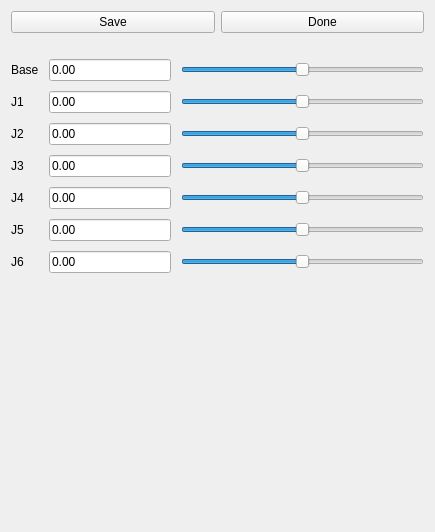
<?xml version="1.0" encoding="UTF-8"?>
<ui version="4.0">
 <class>robotForwardUI</class>
 <widget class="QWidget" name="robotForwardUI">
  <property name="geometry">
   <rect>
    <x>0</x>
    <y>0</y>
    <width>435</width>
    <height>532</height>
   </rect>
  </property>
  <property name="windowTitle">
   <string>Transform</string>
  </property>
  <layout class="QGridLayout" name="gridLayout_2">
   <item row="0" column="0">
    <widget class="QPushButton" name="pb_save">
     <property name="text">
      <string>Save</string>
     </property>
    </widget>
   </item>
   <item row="0" column="1">
    <widget class="QPushButton" name="pb_done">
     <property name="text">
      <string>Done</string>
     </property>
    </widget>
   </item>
   <item row="2" column="0" colspan="2">
    <layout class="QGridLayout" name="gridLayout" columnstretch="0,1,2">
     <property name="spacing">
      <number>10</number>
     </property>
     <item row="0" column="0">
      <widget class="QLabel" name="label_Floor">
       <property name="text">
        <string>Base</string>
       </property>
      </widget>
     </item>
     <item row="0" column="1">
      <widget class="QLineEdit" name="lineEdit_Floor">
       <property name="sizePolicy">
        <sizepolicy hsizetype="Preferred" vsizetype="Fixed">
         <horstretch>0</horstretch>
         <verstretch>0</verstretch>
        </sizepolicy>
       </property>
       <property name="text">
        <string>0.00</string>
       </property>
      </widget>
     </item>
     <item row="0" column="2">
      <widget class="QSlider" name="horizontalSlider_base">
       <property name="minimum">
        <number>-180</number>
       </property>
       <property name="maximum">
        <number>180</number>
       </property>
       <property name="orientation">
        <enum>Qt::Horizontal</enum>
       </property>
      </widget>
     </item>
     <item row="1" column="0">
      <widget class="QLabel" name="label_J1">
       <property name="text">
        <string>J1</string>
       </property>
      </widget>
     </item>
     <item row="1" column="1">
      <widget class="QLineEdit" name="lineEdit_J1">
       <property name="sizePolicy">
        <sizepolicy hsizetype="Preferred" vsizetype="Fixed">
         <horstretch>0</horstretch>
         <verstretch>0</verstretch>
        </sizepolicy>
       </property>
       <property name="text">
        <string>0.00</string>
       </property>
      </widget>
     </item>
     <item row="1" column="2">
      <widget class="QSlider" name="hs_J1">
       <property name="mouseTracking">
        <bool>true</bool>
       </property>
       <property name="minimum">
        <number>-360</number>
       </property>
       <property name="maximum">
        <number>360</number>
       </property>
       <property name="singleStep">
        <number>1</number>
       </property>
       <property name="pageStep">
        <number>1</number>
       </property>
       <property name="orientation">
        <enum>Qt::Horizontal</enum>
       </property>
      </widget>
     </item>
     <item row="2" column="0">
      <widget class="QLabel" name="label_J2">
       <property name="text">
        <string>J2</string>
       </property>
      </widget>
     </item>
     <item row="2" column="1">
      <widget class="QLineEdit" name="lineEdit_J2">
       <property name="sizePolicy">
        <sizepolicy hsizetype="Preferred" vsizetype="Fixed">
         <horstretch>0</horstretch>
         <verstretch>0</verstretch>
        </sizepolicy>
       </property>
       <property name="text">
        <string>0.00</string>
       </property>
      </widget>
     </item>
     <item row="2" column="2">
      <widget class="QSlider" name="hs_J2">
       <property name="minimum">
        <number>-360</number>
       </property>
       <property name="maximum">
        <number>360</number>
       </property>
       <property name="pageStep">
        <number>1</number>
       </property>
       <property name="orientation">
        <enum>Qt::Horizontal</enum>
       </property>
      </widget>
     </item>
     <item row="3" column="0">
      <widget class="QLabel" name="label_J3">
       <property name="text">
        <string>J3</string>
       </property>
      </widget>
     </item>
     <item row="3" column="1">
      <widget class="QLineEdit" name="lineEdit_J3">
       <property name="sizePolicy">
        <sizepolicy hsizetype="Preferred" vsizetype="Fixed">
         <horstretch>0</horstretch>
         <verstretch>0</verstretch>
        </sizepolicy>
       </property>
       <property name="text">
        <string>0.00</string>
       </property>
      </widget>
     </item>
     <item row="3" column="2">
      <widget class="QSlider" name="hs_J3">
       <property name="minimum">
        <number>-360</number>
       </property>
       <property name="maximum">
        <number>360</number>
       </property>
       <property name="pageStep">
        <number>1</number>
       </property>
       <property name="value">
        <number>0</number>
       </property>
       <property name="sliderPosition">
        <number>0</number>
       </property>
       <property name="orientation">
        <enum>Qt::Horizontal</enum>
       </property>
      </widget>
     </item>
     <item row="4" column="0">
      <widget class="QLabel" name="label_J4">
       <property name="text">
        <string>J4</string>
       </property>
      </widget>
     </item>
     <item row="4" column="1">
      <widget class="QLineEdit" name="lineEdit_J4">
       <property name="sizePolicy">
        <sizepolicy hsizetype="Preferred" vsizetype="Fixed">
         <horstretch>0</horstretch>
         <verstretch>0</verstretch>
        </sizepolicy>
       </property>
       <property name="text">
        <string>0.00</string>
       </property>
      </widget>
     </item>
     <item row="4" column="2">
      <widget class="QSlider" name="hs_J4">
       <property name="minimum">
        <number>-360</number>
       </property>
       <property name="maximum">
        <number>360</number>
       </property>
       <property name="pageStep">
        <number>1</number>
       </property>
       <property name="orientation">
        <enum>Qt::Horizontal</enum>
       </property>
      </widget>
     </item>
     <item row="5" column="0">
      <widget class="QLabel" name="label_J5">
       <property name="text">
        <string>J5</string>
       </property>
      </widget>
     </item>
     <item row="5" column="1">
      <widget class="QLineEdit" name="lineEdit_J5">
       <property name="sizePolicy">
        <sizepolicy hsizetype="Preferred" vsizetype="Fixed">
         <horstretch>0</horstretch>
         <verstretch>0</verstretch>
        </sizepolicy>
       </property>
       <property name="text">
        <string>0.00</string>
       </property>
      </widget>
     </item>
     <item row="5" column="2">
      <widget class="QSlider" name="hs_J5">
       <property name="minimum">
        <number>-360</number>
       </property>
       <property name="maximum">
        <number>360</number>
       </property>
       <property name="pageStep">
        <number>1</number>
       </property>
       <property name="orientation">
        <enum>Qt::Horizontal</enum>
       </property>
      </widget>
     </item>
     <item row="6" column="0">
      <widget class="QLabel" name="label_J6">
       <property name="text">
        <string>J6</string>
       </property>
      </widget>
     </item>
     <item row="6" column="1">
      <widget class="QLineEdit" name="lineEdit_J6">
       <property name="sizePolicy">
        <sizepolicy hsizetype="Preferred" vsizetype="Fixed">
         <horstretch>0</horstretch>
         <verstretch>0</verstretch>
        </sizepolicy>
       </property>
       <property name="text">
        <string>0.00</string>
       </property>
      </widget>
     </item>
     <item row="6" column="2">
      <widget class="QSlider" name="hs_J6">
       <property name="minimum">
        <number>-360</number>
       </property>
       <property name="maximum">
        <number>360</number>
       </property>
       <property name="pageStep">
        <number>1</number>
       </property>
       <property name="orientation">
        <enum>Qt::Horizontal</enum>
       </property>
      </widget>
     </item>
    </layout>
   </item>
   <item row="3" column="0" colspan="2">
    <spacer name="verticalSpacer">
     <property name="orientation">
      <enum>Qt::Vertical</enum>
     </property>
     <property name="sizeHint" stdset="0">
      <size>
       <width>20</width>
       <height>20</height>
      </size>
     </property>
    </spacer>
   </item>
   <item row="1" column="0" colspan="2">
    <spacer name="verticalSpacer_2">
     <property name="orientation">
      <enum>Qt::Vertical</enum>
     </property>
     <property name="sizeType">
      <enum>QSizePolicy::Fixed</enum>
     </property>
     <property name="sizeHint" stdset="0">
      <size>
       <width>20</width>
       <height>20</height>
      </size>
     </property>
    </spacer>
   </item>
  </layout>
 </widget>
 <layoutdefault spacing="6" margin="11"/>
 <resources/>
 <connections/>
</ui>
